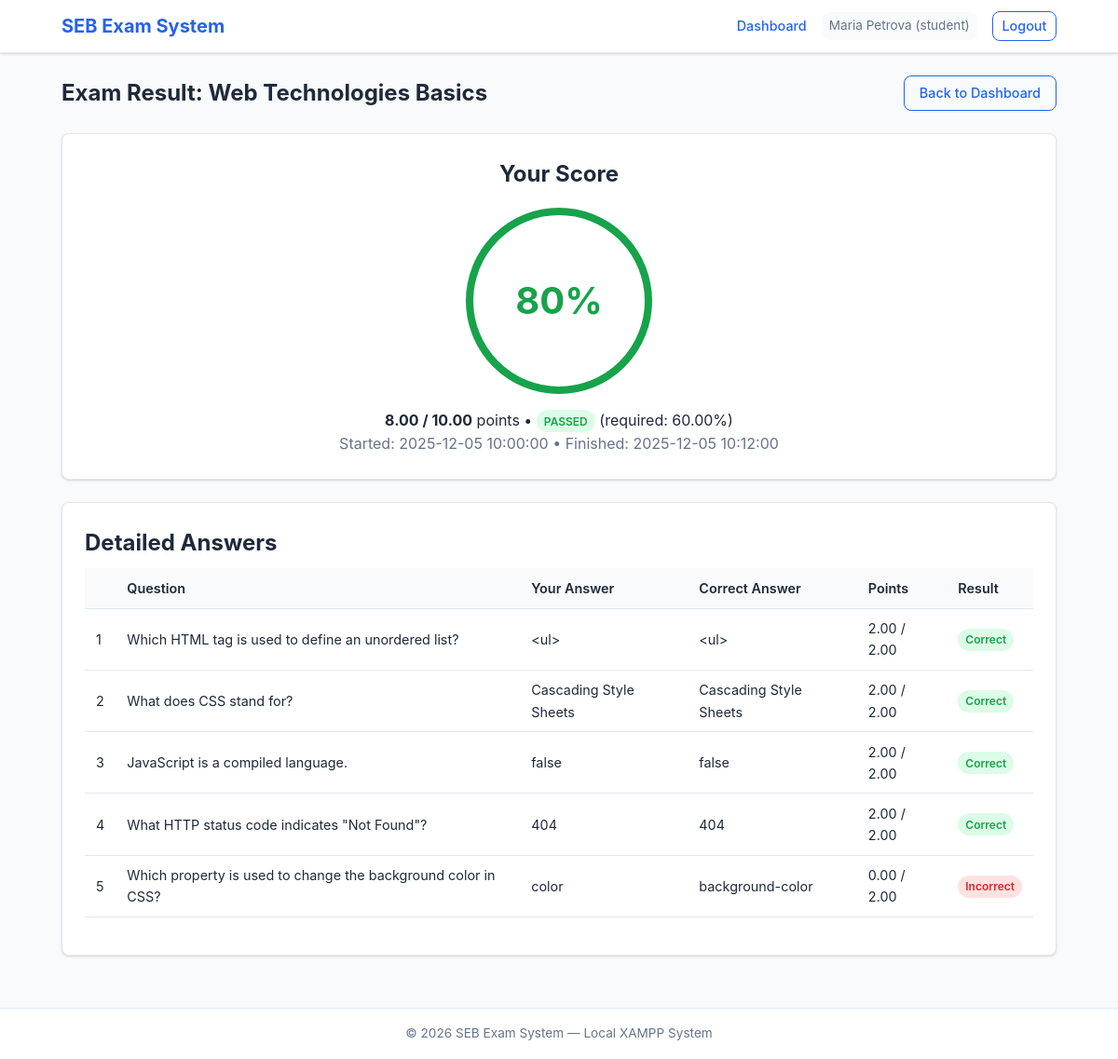
The page /public/student/exam_result.php?attempt_id=2 (signed in) on the database its author committed.
### tables this page shows
CREATE TABLE IF NOT EXISTS `exams` (
    `id`             INT UNSIGNED AUTO_INCREMENT PRIMARY KEY,
    `teacher_id`     INT UNSIGNED NOT NULL,
    `title`          VARCHAR(255) NOT NULL,
    `description`    TEXT,
    `time_limit_min` INT UNSIGNED NOT NULL DEFAULT 30,
    `passing_score`  DECIMAL(5,2) NOT NULL DEFAULT 50.00,
    `access_code`    VARCHAR(20)  DEFAULT NULL,
    `is_published`   TINYINT(1)   NOT NULL DEFAULT 0,
    `created_at`     DATETIME     NOT NULL DEFAULT CURRENT_TIMESTAMP,
    `updated_at`     DATETIME     NOT NULL DEFAULT CURRENT_TIMESTAMP ON UPDATE CURRENT_TIMESTAMP,
    FOREIGN KEY (`teacher_id`) REFERENCES `users`(`id`) ON DELETE CASCADE
);

CREATE TABLE IF NOT EXISTS `attempts` (
    `id`           INT UNSIGNED AUTO_INCREMENT PRIMARY KEY,
    `student_id`   INT UNSIGNED NOT NULL,
    `exam_id`      INT UNSIGNED NOT NULL,
    `started_at`   DATETIME     NOT NULL DEFAULT CURRENT_TIMESTAMP,
    `finished_at`  DATETIME     DEFAULT NULL,
    `score`        DECIMAL(7,2) DEFAULT NULL,
    `max_score`    DECIMAL(7,2) DEFAULT NULL,
    `is_submitted` TINYINT(1)   NOT NULL DEFAULT 0,
    FOREIGN KEY (`student_id`) REFERENCES `users`(`id`) ON DELETE CASCADE,
    FOREIGN KEY (`exam_id`)    REFERENCES `exams`(`id`) ON DELETE CASCADE,
    INDEX `idx_student_exam` (`student_id`, `exam_id`)
);

CREATE TABLE IF NOT EXISTS `attempt_answers` (
    `id`              INT UNSIGNED AUTO_INCREMENT PRIMARY KEY,
    `attempt_id`      INT UNSIGNED NOT NULL,
    `question_id`     INT UNSIGNED NOT NULL,
    `student_answer`  TEXT DEFAULT NULL,
    `is_correct`      TINYINT(1) DEFAULT NULL,
    `points_awarded`  DECIMAL(5,2) DEFAULT 0.00,
    FOREIGN KEY (`attempt_id`)  REFERENCES `attempts`(`id`) ON DELETE CASCADE,
    FOREIGN KEY (`question_id`) REFERENCES `questions`(`id`) ON DELETE CASCADE
);

CREATE TABLE IF NOT EXISTS `questions` (
    `id`             INT UNSIGNED AUTO_INCREMENT PRIMARY KEY,
    `exam_id`        INT UNSIGNED NOT NULL,
    `type`           ENUM('mcq','tf','short') NOT NULL DEFAULT 'mcq',
    `question_text`  TEXT NOT NULL,
    `options_json`   JSON DEFAULT NULL,   
    `correct_answer` VARCHAR(500) NOT NULL,
    `points`         DECIMAL(5,2) NOT NULL DEFAULT 1.00,
    `sort_order`     INT UNSIGNED NOT NULL DEFAULT 0,
    FOREIGN KEY (`exam_id`) REFERENCES `exams`(`id`) ON DELETE CASCADE
);

### app/lib/validation.php (called while the page is built, shortened)
<?php
function validate_int(mixed $value, int $min = 0, int $max = PHP_INT_MAX): int|false {
    $value = filter_var($value, FILTER_VALIDATE_INT);
    return $value;
}

### app/config/db.php (called while the page is built, shortened)
<?php
function db(): PDO {
    static $pdo = null;
    if ($pdo === null) {
        $dsn = sprintf(
            'mysql:host=%s;port=%s;dbname=%s;charset=%s',
            DB_HOST, DB_PORT, DB_NAME, DB_CHARSET
        );
        $options = [
            PDO::ATTR_ERRMODE            => PDO::ERRMODE_EXCEPTION,
            PDO::ATTR_DEFAULT_FETCH_MODE => PDO::FETCH_ASSOC,
            PDO::ATTR_EMULATE_PREPARES   => false,
        ];
        try {
            $pdo = new PDO($dsn, DB_USER, DB_PASS, $options);
        } catch (PDOException $e) {
            die('Database connection failed: ' . htmlspecialchars($e->getMessage()));
        }
    }
    return $pdo;
}

### app/models/Attempt.php (called while the page is built, shortened)
<?php
require_once __DIR__ . '/../config/db.php';
class Attempt {
    public static function findById(int $id): ?array {
        $stmt = db()->prepare('SELECT * FROM attempts WHERE id = :id LIMIT 1');
        $stmt->execute([':id' => $id]);
        $row = $stmt->fetch();
        return $row ?: null;
    }
    public static function getAnswers(int $attemptId): array {
        $stmt = db()->prepare(
            'SELECT aa.*, q.question_text, q.correct_answer, q.type, q.options_json, q.points
             FROM attempt_answers aa
             JOIN questions q ON aa.question_id = q.id
             WHERE aa.attempt_id = :aid
             ORDER BY q.sort_order, q.id'
        );
        $stmt->execute([':aid' => $attemptId]);
        return $stmt->fetchAll();
    }
}

### app/models/Exam.php (called while the page is built, shortened)
<?php
require_once __DIR__ . '/../config/db.php';
class Exam {
    public static function findById(int $id): ?array {
        $stmt = db()->prepare('SELECT * FROM exams WHERE id = :id LIMIT 1');
        $stmt->execute([':id' => $id]);
        $row = $stmt->fetch();
        return $row ?: null;
    }
}

### app/lib/auth.php (called while the page is built, shortened)
<?php
require_once __DIR__ . '/../config/db.php';
function is_logged_in(): bool {
    return !empty($_SESSION['logged_in']) && !empty($_SESSION['user_id']);
}
function current_user_role(): string {
    return $_SESSION['role'] ?? '';
}
function current_user_name(): string {
    return $_SESSION['full_name'] ?? $_SESSION['username'] ?? '';
}
function e(string $str): string {
    return htmlspecialchars($str, ENT_QUOTES, 'UTF-8');
}

### public/student/exam_result.php (the view, shortened to what this page needs)
<?php
require_once __DIR__ . '/../../app/lib/auth.php';
require_once __DIR__ . '/../../app/lib/validation.php';
require_once __DIR__ . '/../../app/models/Exam.php';
require_once __DIR__ . '/../../app/models/Attempt.php';
$attemptId = validate_int($_GET['attempt_id'] ?? 0, 1);
$attempt = Attempt::findById($attemptId);
$exam = Exam::findById($attempt['exam_id']);
$answers = Attempt::getAnswers($attemptId);
$pct = $attempt['max_score'] > 0
    ? round($attempt['score'] / $attempt['max_score'] * 100, 1)
    : 0;
$passed = $pct >= (float)$exam['passing_score'];
?>
<div class="page-title">
    <h1>Exam Result: <?= e($exam['title']) ?></h1>
    <a href="<?= e(BASE_URL) ?>/student/" class="btn btn-outline">Back to Dashboard</a>
</div>
<div class="card text-center">
    <h2>Your Score</h2>
    <div class="prediction-gauge <?= $passed ? 'high' : ($pct >= 40 ? 'medium' : 'low') ?>">
        <?= $pct ?>%
    </div>
    <p>
        <strong><?= e($attempt['score']) ?> / <?= e($attempt['max_score']) ?></strong> points
        &bull;
        <?php if ($passed): ?>
            <span class="badge badge-success">PASSED</span>
        <?php else: ?>
            <span class="badge badge-danger">NOT PASSED</span>
        <?php endif; ?>
        (required: <?= e($exam['passing_score']) ?>%)
    </p>
    <p class="text-muted">
        Started: <?= e($attempt['started_at']) ?> &bull;
        Finished: <?= e($attempt['finished_at']) ?>
    </p>
</div>
<div class="card">
    <h2>Detailed Answers</h2>
    <div class="table-wrap">
        <table>
            <thead>
                <tr>
                    <th>
                    <th>Question</th>
                    <th>Your Answer</th>
                    <th>Correct Answer</th>
                    <th>Points</th>
                    <th>Result</th>
                </tr>
            </thead>
            <tbody>
            <?php foreach ($answers as $i => $a): ?>
                <tr>
                    <td><?= $i + 1 ?></td>
                    <td><?= e($a['question_text']) ?></td>
                    <td><?= e($a['student_answer'] ?: '(no answer)') ?></td>
                    <td><?= e($a['correct_answer']) ?></td>
                    <td><?= e($a['points_awarded']) ?> / <?= e($a['points']) ?></td>
                    <td>
                        <?php if ($a['is_correct']): ?>
                            <span class="badge badge-success">Correct</span>
                        <?php else: ?>
                            <span class="badge badge-danger">Incorrect</span>
                        <?php endif; ?>
                    </td>
                </tr>
            <?php endforeach; ?>
            </tbody>
        </table>
    </div>
</div>
<?php
$bodyContent = ob_get_clean();
include __DIR__ . '/../../app/views/layout.php';

### app/views/layout.php (shortened to what this page needs)
<!DOCTYPE html>
<html lang="en">
<head>
    <link rel="stylesheet" href="<?= e(BASE_URL) ?>/assets/styles.css">
</head>
<body>
<?php include __DIR__ . '/header.php'; ?>
<main class="container">
    <?= $bodyContent ?? '' ?>
</main>
<?php include __DIR__ . '/footer.php'; ?>
</body>
</html>

### app/views/header.php (shortened to what this page needs)
<header class="site-header">
    <div class="container header-inner">
        <a href="<?= e(BASE_URL) ?>/" class="logo"><?= e(APP_NAME) ?></a>
        <nav class="main-nav">
            <?php if (is_logged_in()): ?>
                <?php if (current_user_role() === 'teacher'): ?>
                    <a href="<?= e(BASE_URL) ?>/teacher/">Dashboard</a>
                    <a href="<?= e(BASE_URL) ?>/teacher/exam_list.php">Exams</a>
                    <a href="<?= e(BASE_URL) ?>/teacher/game_list.php">Games</a>
                    <a href="<?= e(BASE_URL) ?>/teacher/statistics.php">Statistics</a>
                    <a href="<?= e(BASE_URL) ?>/teacher/seb_list.php">SEB Configs</a>
                    <a href="<?= e(BASE_URL) ?>/teacher/prediction.php">Predictions</a>
                <?php elseif (current_user_role() === 'student'): ?>
                    <a href="<?= e(BASE_URL) ?>/student/">Dashboard</a>
                <?php endif; ?>
                <span class="nav-user">
                    <?= e(current_user_name()) ?> (<?= e(current_user_role()) ?>)
                </span>
                <a href="<?= e(BASE_URL) ?>/logout.php" class="btn btn-sm btn-outline">Logout</a>
            <?php else: ?>
                <a href="<?= e(BASE_URL) ?>/login.php">Login</a>
            <?php endif; ?>
        </nav>
    </div>
</header>

### app/views/footer.php (shortened to what this page needs)
<footer class="site-footer">
    <div class="container">
        <p>&copy; <?= date('Y') ?> <?= e(APP_NAME) ?> &mdash; Local XAMPP System</p>
    </div>
</footer>

### public/assets/styles.css (style rules this page uses)
*, *::before, *::after { box-sizing: border-box; margin: 0; padding: 0; }
:root { --color-primary: #2563eb; --color-primary-dark: #1d4ed8; --color-primary-light: #dbeafe; --color-success: #16a34a; --color-success-light: #dcfce7; --color-danger: #dc2626; --color-danger-light: #fee2e2; --color-warning: #d97706; --color-warning-light: #fef3c7; --color-bg: #f8fafc; --color-surface: #ffffff; --color-text: #1e293b; --color-text-muted: #64748b; --color-border: #e2e8f0; --radius: 8px; --shadow: 0 1px 3px rgba(0,0,0,0.1), 0 1px 2px rgba(0,0,0,0.06); --shadow-md: 0 4px 6px rgba(0,0,0,0.1); --font: -apple-system, BlinkMacSystemFont, 'Segoe UI', Roboto, sans-serif; }
html { font-size: 16px; line-height: 1.6; }
body { font-family: var(--font); color: var(--color-text); background: var(--color-bg); min-height: 100vh; display: flex; flex-direction: column; }
a { color: var(--color-primary); text-decoration: none; }
.container { width: 100%; max-width: 1100px; margin: 0 auto; padding: 0 1rem; }
.site-header { background: var(--color-surface); border-bottom: 1px solid var(--color-border); padding: 0.75rem 0; box-shadow: var(--shadow); position: sticky; top: 0; z-index: 100; }
.header-inner { display: flex; align-items: center; justify-content: space-between; flex-wrap: wrap; gap: 0.5rem; }
.logo { font-size: 1.25rem; font-weight: 700; color: var(--color-primary); }
.main-nav { display: flex; align-items: center; gap: 1rem; flex-wrap: wrap; }
.main-nav a { font-size: 0.9rem; font-weight: 500; }
.nav-user { font-size: 0.85rem; color: var(--color-text-muted); padding: 0.25rem 0.5rem; background: var(--color-bg); border-radius: var(--radius); }
main.container { flex: 1; padding-top: 1.5rem; padding-bottom: 2rem; }
.site-footer { background: var(--color-surface); border-top: 1px solid var(--color-border); padding: 1rem 0; text-align: center; font-size: 0.85rem; color: var(--color-text-muted); }
.card { background: var(--color-surface); border: 1px solid var(--color-border); border-radius: var(--radius); box-shadow: var(--shadow); padding: 1.5rem; margin-bottom: 1.5rem; }
.card h2, .card h3 { margin-bottom: 0.5rem; }
.btn { display: inline-block; padding: 0.5rem 1rem; border: 1px solid transparent; border-radius: var(--radius); font-size: 0.9rem; font-weight: 500; cursor: pointer; text-align: center; transition: background 0.2s, border-color 0.2s; text-decoration: none; line-height: 1.4; }
.btn-outline { background: transparent; color: var(--color-primary); border-color: var(--color-primary); }
.btn-sm { padding: 0.3rem 0.6rem; font-size: 0.8rem; }
.table-wrap { overflow-x: auto; }
table { width: 100%; border-collapse: collapse; margin-bottom: 1rem; }
table th, table td { text-align: left; padding: 0.6rem 0.75rem; border-bottom: 1px solid var(--color-border); font-size: 0.9rem; }
table th { background: var(--color-bg); font-weight: 600; white-space: nowrap; }
.page-title { display: flex; justify-content: space-between; align-items: center; margin-bottom: 1.5rem; flex-wrap: wrap; gap: 0.5rem; }
.page-title h1 { font-size: 1.5rem; }
.badge { display: inline-block; padding: 0.15rem 0.5rem; border-radius: 999px; font-size: 0.75rem; font-weight: 600; }
.badge-success { background: var(--color-success-light); color: var(--color-success); }
.badge-danger { background: var(--color-danger-light); color: var(--color-danger); }
.prediction-gauge { width: 200px; height: 200px; border-radius: 50%; display: flex; align-items: center; justify-content: center; margin: 1rem auto; font-size: 2.5rem; font-weight: 700; border: 8px solid var(--color-border); }
.prediction-gauge.high { border-color: var(--color-success); color: var(--color-success); }
.text-muted { color: var(--color-text-muted); }
.text-center { text-align: center; }

### rows shown on the page
exams: title "Web Technologies Basics", passing_score "60.00"
attempts: pct "80", score "8.00", max_score "10.00", started_at "2025-12-05 10:00:00", finished_at "2025-12-05 10:12:00"
attempt_answers: question.question_text "Which HTML tag is used to define an unordered list?", student_answer "<ul>", question.correct_answer "<ul>", points_awarded "2.00", question.points "2.00", is_correct "Correct"
attempt_answers: question.question_text "What does CSS stand for?", student_answer "Cascading Style Sheets", question.correct_answer "Cascading Style Sheets", points_awarded "2.00", question.points "2.00", is_correct "Correct"
attempt_answers: question.question_text "JavaScript is a compiled language.", student_answer "false", question.correct_answer "false", points_awarded "2.00", question.points "2.00", is_correct "Correct"
attempt_answers: question.question_text "What HTTP status code indicates \"Not Found\"?", student_answer "404", question.correct_answer "404", points_awarded "2.00", question.points "2.00", is_correct "Correct"
attempt_answers: question.question_text "Which property is used to change the background color in CSS?", student_answer "color", question.correct_answer "background-color", points_awarded "0.00", question.points "2.00", is_correct "Incorrect"

### other values the page prints
APP_NAME "SEB Exam System"
current_user_name() "Maria Petrova"
current_user_role() "student"
